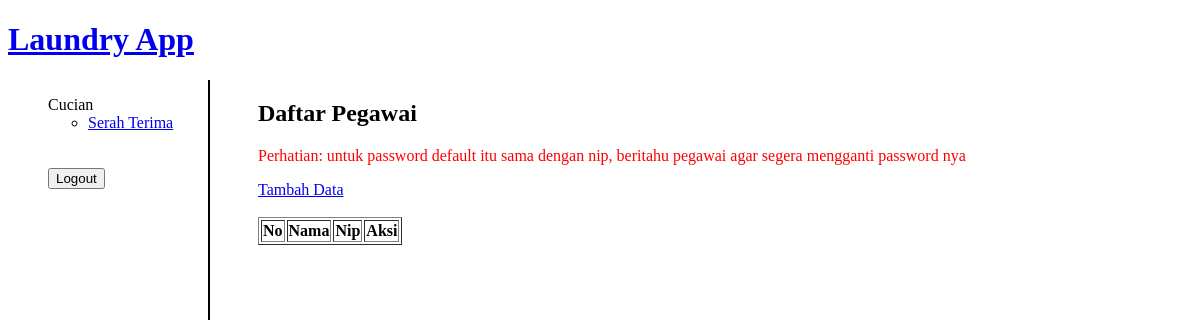
The app's page /pegawai/index.php, older data.
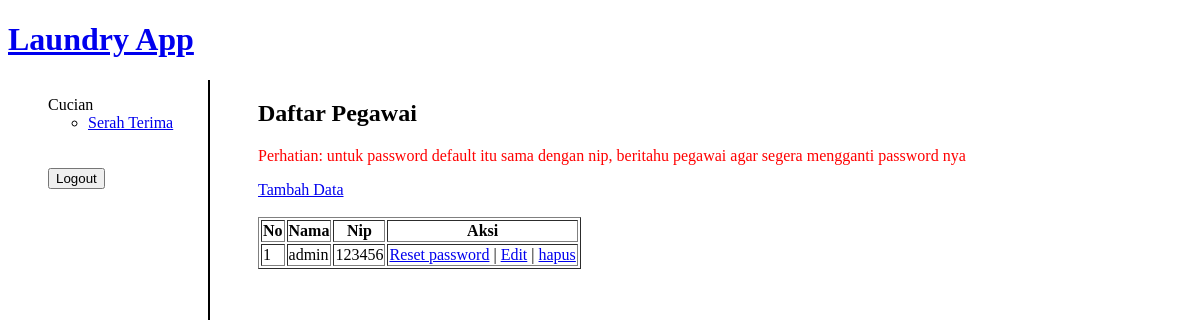
The same page, newer data.
### tables this page shows
CREATE TABLE `pegawai` (
  `id` int(11) NOT NULL AUTO_INCREMENT,
  `nama` varchar(255) DEFAULT NULL,
  `nip` char(50) DEFAULT NULL,
  `bagian` varchar(255) DEFAULT NULL,
  `password` text COMMENT 'md5',
  `role` int(11) DEFAULT NULL COMMENT '1. pengambil2. pencuci, 3. penyetrika, 4. pendistribusi5. admin',
  `tanggal_ke_laundry` timestamp NULL DEFAULT NULL,
  `tanggal_ke_ruangan` timestamp NULL DEFAULT NULL,
  `created_at` timestamp NULL DEFAULT CURRENT_TIMESTAMP,
  `updated_at` timestamp NULL DEFAULT NULL,
  PRIMARY KEY (`id`)
);

### koneksi.php (called while the page is built, shortened)
<?php
$url = "localhost";
$username  = "root";
$password = "";
$db_name = "laundry-mine";
$conn = mysqli_connect($url, $username, $password, $db_name);
function query($query)
{
	global $conn;
	$result = mysqli_query($conn, $query);
	$rows = [];
	while ($row = mysqli_fetch_assoc($result)) {
		$rows[] = $row;
	}
	return $rows;
}

### pegawai/index.php (the view, shortened to what this page needs)
<?php
$pegawai = query("SELECT * FROM pegawai");
?>
<!DOCTYPE html>
<html>
<head>
  <link rel="stylesheet" href="../css/styles.css">
</head>
<body>
  <?php include('../sidebar.php') ?>
  <div class="content">
    <h2>Daftar Pegawai</h2>
    <p class="text-danger">Perhatian: untuk password default itu sama dengan nip, beritahu pegawai agar segera mengganti password nya</p>
    <a href="tambah.php">Tambah Data</a>
    <br />
    <br />
    <table border="1">
      <tr>
        <th>No</th>
        <th>Nama</th>
        <th>Nip</th>
        <th>Aksi</th>
      </tr>
      <?php $i = 1; ?>
      <?php foreach ($pegawai as $data) : ?>
        <tr>
          <td><?= $i; ?></td>
          <td><?= $data["nama"]; ?></td>
          <td><?= $data["nip"]; ?></td>
          <td>
            <a href="reset_password.php?id=<?= $data["id"]; ?>"  onclick="return confirm('apakah anda yakin untuk mereset password <?= $data["nama"]; ?>?');">Reset password</a>
            |
            <a href="edit.php?id=<?= $data["id"]; ?>">Edit</a>
            |
            <a href="hapus.php?id=<?= $data["id"]; ?>"  onclick="return confirm('yakin?');">hapus</a>
          </td>
        </tr>
        <?php $i++; ?>
      <?php endforeach; ?>
    </table>
  </div>
</body>
</html>

### sidebar.php (shortened to what this page needs)
<h1><a href="/">Laundry App</a></h1>
<div class="sidebar">
  <ul type="none">
    <li>Cucian</li>
    <ul>
      <li><a href="/serah-terima/index.php">Serah Terima</a></li>
    </ul>
    <br>
    <br>
    <li>
      <form action="/auth/logout.php">
        <button type="submit">Logout</button>
      </form>
    </li>
  </ul>
</div>

### css/styles.css (style rules this page uses)
.sidebar { height: 100%; width: 200px; position: fixed !important; z-index: 1; overflow: auto; border-right: 2px solid black; }
.content { float: left; width: calc(100% - 250px); margin-left: 250px; }
.text-danger { color: red; }

Row changes from the older to the newer data that the page shows:
added pegawai: nama "admin", nip "123456"
